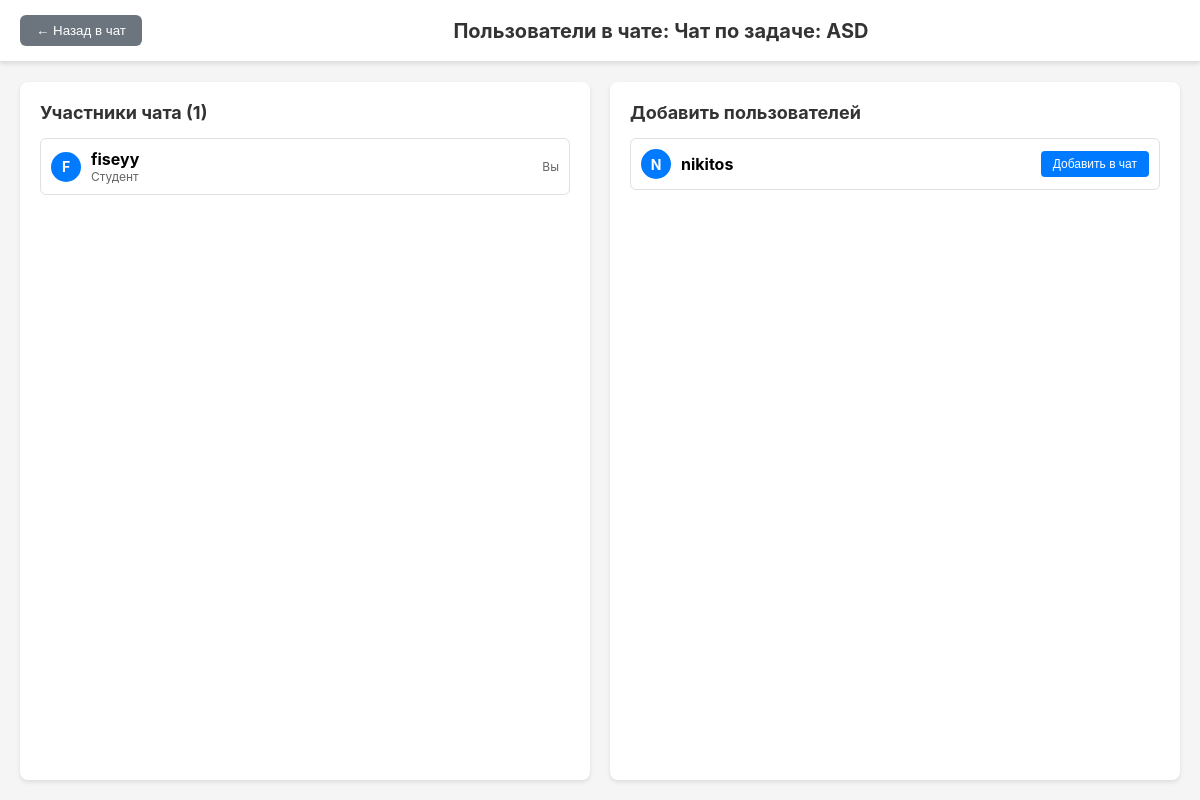
Page /chat/1/users/ (signed in) on the committed database.
### myapp/models.py (models this page shows, shortened)
class ChatRoom(models.Model):
    ROOM_TYPE_CHOICES = [
        ('direct', 'Прямой чат'),
        ('task', 'Чат по задаче'),
        ('vacancy', 'Чат по вакансии'),
        ('group', 'Групповой чат'),
    ]
    name = models.CharField(max_length=100, blank=True)
    room_type = models.CharField(max_length=20, choices=ROOM_TYPE_CHOICES, default='direct')
    participants = models.ManyToManyField(User, related_name='chat_rooms')
    task = models.ForeignKey(FreelanceTask, on_delete=models.CASCADE, null=True, blank=True)
    vacancy = models.ForeignKey(Vacancy, on_delete=models.CASCADE, null=True, blank=True)
    created_by = models.ForeignKey(User, on_delete=models.CASCADE, related_name='created_chat_rooms')
    created_at = models.DateTimeField(auto_now_add=True)
    is_active = models.BooleanField(default=True)
    class Meta:
        ordering = ['-created_at']

class User(AbstractUser):
    ROLE_CHOICES = [
        ('student', 'Студент'),
        ('employer', 'Работодатель'),
    ]
    role = models.CharField(max_length=10, choices=ROLE_CHOICES)
    university = models.CharField(max_length=100, blank=True)
    class Meta:
        swappable = 'AUTH_USER_MODEL'

### myapp/views.py (the view)
# urls.py: path('chat/<int:room_id>/users/', views.chat_users_list, name='chat_users_list'),
@login_required
def chat_users_list(request, room_id):
    room = get_object_or_404(ChatRoom, id=room_id, participants=request.user, is_active=True)
    other_users = User.objects.exclude(id=request.user.id)
    chat_participants = room.participants.all()
    context = {
        'room': room,
        'other_users': other_users,
        'chat_participants': chat_participants,
    }
    return render(request, 'chat/chat_users.html', context)

### myapp/templates/chat/chat_users.html (shortened to what this page needs)
<!DOCTYPE html>
<html lang="ru">
<head>
</head>
<body>
    <div class="header">
        <button class="back-btn" onclick="history.back()">← Назад в чат</button>
        <h1>Пользователи в чате: {{ room.name }}</h1>
    </div>
    <div class="main-content">
        <div class="participants-section">
            <div class="section-title">Участники чата ({{ chat_participants.count }})</div>
            <div class="user-list">
                {% for user in chat_participants %}
                <div class="user-item">
                    <div class="user-info">
                        <div class="user-avatar">{{ user.username|first|upper }}</div>
                        <div>
                            <div style="font-weight: bold;">{{ user.username }}</div>
                            <div style="font-size: 12px; color: #666;">{{ user.get_role_display }}</div>
                        </div>
                    </div>
                    {% if user.id != request.user.id %}
                        <button class="btn btn-danger" onclick="removeUser({{ room.id }}, {{ user.id }})">
                            Удалить из чата
                        </button>
                    {% else %}
                        <span style="font-size: 12px; color: #666;">Вы</span>
                    {% endif %}
                </div>
                {% empty %}
                <div class="empty-state">В чате пока нет участников</div>
                {% endfor %}
            </div>
        </div>
        <div class="users-section">
            <div class="section-title">Добавить пользователей</div>
            <div class="user-list">
                {% for user in other_users %}
                {% if user not in chat_participants %}
                <div class="user-item">
                    <div class="user-info">
                        <div class="user-avatar">{{ user.username|first|upper }}</div>
                        <div>
                            <div style="font-weight: bold;">{{ user.username }}</div>
                        </div>
                    </div>
                    <button class="btn btn-primary" onclick="addUser({{ room.id }}, {{ user.id }})">
                        Добавить в чат
                    </button>
                </div>
                {% endif %}
                {% empty %}
                <div class="empty-state">Нет доступных пользователей для добавления</div>
                {% endfor %}
            </div>
        </div>
    </div>
</body>
</html>

### myapp/templates/chat/chat_users.html (style rules this page uses)
* { box-sizing: border-box; margin: 0; padding: 0; }
body { font-family: -apple-system, BlinkMacSystemFont, "Segoe UI", Roboto, Helvetica, Arial, sans-serif; background-color: #f5f5f5; height: 100vh; display: flex; flex-direction: column; }
.header { background: white; padding: 15px 20px; border-bottom: 1px solid #e0e0e0; display: flex; justify-content: space-between; align-items: center; box-shadow: 0 2px 4px rgba(0,0,0,0.1); }
.header h1 { font-size: 20px; color: #333; }
.back-btn { background: #6c757d; color: white; padding: 8px 16px; border: none; border-radius: 6px; cursor: pointer; }
.main-content { flex: 1; display: flex; padding: 20px; gap: 20px; }
.participants-section, .users-section { flex: 1; background: white; border-radius: 8px; padding: 20px; box-shadow: 0 2px 4px rgba(0,0,0,0.1); }
.section-title { font-size: 18px; font-weight: bold; margin-bottom: 15px; color: #333; }
.user-list { display: flex; flex-direction: column; gap: 10px; }
.user-item { padding: 10px; border: 1px solid #e0e0e0; border-radius: 6px; display: flex; justify-content: space-between; align-items: center; }
.user-info { display: flex; align-items: center; gap: 10px; }
.user-avatar { width: 30px; height: 30px; border-radius: 50%; background-color: #007bff; color: white; display: flex; align-items: center; justify-content: center; font-weight: bold; font-size: 14px; }
.btn { padding: 6px 12px; border: none; border-radius: 4px; cursor: pointer; font-size: 12px; transition: background-color 0.2s; }
.btn-primary { background-color: #007bff; color: white; }

### rows in the picture
ChatRoom: name "Чат по задаче: ASD"
User: username|first "F", username "fiseyy", role "Студент", shows "Вы"
User: username|first "N", username "nikitos"

### other values in the picture
{{ chat_participants.count }} "1"
